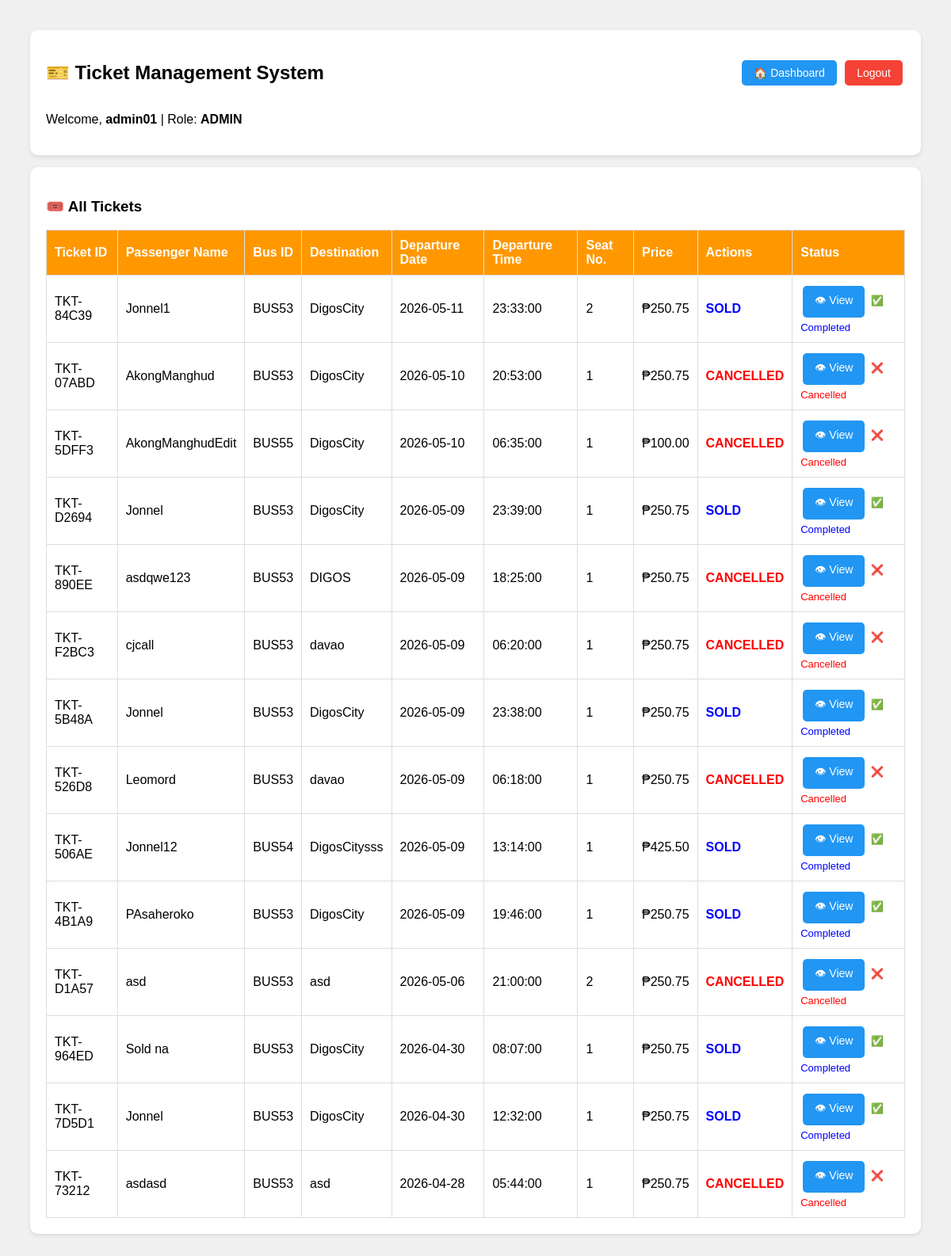
Page /bus_management/tickets.php (signed in) on the committed database.
### tables this page shows
CREATE TABLE `tickets` (
  `TicketID` varchar(10) NOT NULL,
  `PassengerName` varchar(100) NOT NULL,
  `BusID` varchar(10) DEFAULT NULL,
  `Destination` varchar(50) NOT NULL,
  `DepartureDate` date NOT NULL,
  `DepartureTime` time NOT NULL,
  `SeatNumber` int(11) NOT NULL,
  `Price` decimal(10,2) NOT NULL,
  `Status` enum('BOOKED','CANCELLED','SOLD') DEFAULT 'BOOKED',
  `UserID` int(11) DEFAULT NULL
);

### bus_management/tickets.php (the view, shortened to what this page needs)
<?php
require 'config.php';
mysqli_query($conn, "
    UPDATE Tickets
    SET Status = 'SOLD'
    WHERE Status = 'BOOKED'
    AND CONCAT(DepartureDate, ' ', DepartureTime) < NOW()
");
?>
<!DOCTYPE html>
<html>
<head>
</head>
<body>
<div class="card">
    <div class="header-bar">
        <h2>🎫 Ticket Management System</h2>
        <div>
            <a href="<?php echo $_SESSION['role']; ?>_dashboard.php" class="btn btn-blue">🏠 Dashboard</a>
            <a href="logout.php" class="btn btn-red">Logout</a>
        </div>
    </div>
    <p>Welcome, <strong><?php echo $_SESSION['username']; ?></strong> | Role: <strong><?php echo strtoupper($_SESSION['role']); ?></strong></p>
</div>
<div class="card">
    <h3>🎟️ <?php echo $_SESSION['role'] == 'admin' ? 'All Tickets' : 'My Tickets'; ?></h3>
    <?php
    if ($_SESSION['role'] == 'admin') {
        $result = mysqli_query($conn, "SELECT * FROM Tickets ORDER BY DepartureDate DESC");
    } else {
        $uid = $_SESSION['user_id'];
        $stmt = mysqli_prepare($conn, "SELECT * FROM Tickets WHERE UserID = ? ORDER BY DepartureDate DESC");
        mysqli_stmt_bind_param($stmt, "i", $uid);
        mysqli_stmt_execute($stmt);
        $result = mysqli_stmt_get_result($stmt);
    }
    if (mysqli_num_rows($result) == 0) {
        echo "<p style='color:gray;'>No tickets found.</p>";
    } else {
    ?>
    <table>
        <tr>
            <th>Ticket ID</th>
            <th>Passenger Name</th>
            <th>Bus ID</th>
            <th>Destination</th>
            <th>Departure Date</th>
            <th>Departure Time</th>
            <th>Seat No.</th>
            <th>Price</th>
            <th>Actions</th>
            <th>Status</th>
        </tr>
        <?php while ($row = mysqli_fetch_assoc($result)) { ?>
        <tr>
            <td><?php echo htmlspecialchars($row['TicketID']); ?></td>
            <td><?php echo htmlspecialchars($row['PassengerName']); ?></td>
            <td><?php echo htmlspecialchars($row['BusID']); ?></td>
            <td><?php echo htmlspecialchars($row['Destination']); ?></td>
            <td><?php echo $row['DepartureDate']; ?></td>
            <td><?php echo $row['DepartureTime']; ?></td>
            <td><?php echo $row['SeatNumber']; ?></td>
            <td>₱<?php echo number_format($row['Price'], 2); ?></td>
            <td class="status-<?php echo strtolower($row['Status']); ?>">
                <?php echo $row['Status']; ?>
            </td>
            <td>
                <a href="view_ticket.php?id=<?php echo $row['TicketID']; ?>" class="btn btn-blue">👁 View</a>
                <?php if ($row['Status'] == 'BOOKED') { ?>
                    <?php if ($_SESSION['role'] == 'passenger') { ?>
                        <a href="edit_ticket.php?id=<?php echo $row['TicketID']; ?>" class="btn btn-orange">✏️ Edit</a>
                        <a href="cancel_ticket.php?id=<?php echo $row['TicketID']; ?>" class="btn btn-red" onclick="return confirm('Cancel this ticket?')">❌ Cancel</a>
                    <?php } else if ($_SESSION['role'] == 'admin') { ?>
                        <a href="cancel_ticket.php?id=<?php echo $row['TicketID']; ?>" class="btn btn-red" onclick="return confirm('Cancel this ticket?')">❌ Cancel</a>
                    <?php } ?>
                <?php } elseif ($row['Status'] == 'SOLD') { ?>
                    <span style="color:blue; font-size:13px;">✅ Completed</span>
                <?php } else { ?>
                    <span style="color:red; font-size:13px;">❌ Cancelled</span>
                <?php } ?>
            </td>
        </tr>
        <?php } ?>
    </table>
    <?php } ?>
</div>
</body>
</html>

### bus_management/tickets.php (style rules this page uses)
body { font-family: Arial; background: #f0f0f0; padding: 30px; }
.card { background: white; padding: 20px; border-radius: 10px; margin-bottom: 15px; box-shadow: 0 2px 5px rgba(0,0,0,0.1); }
table { width: 100%; border-collapse: collapse; }
th, td { border: 1px solid #ddd; padding: 10px; text-align: left; }
th { background: #FF9800; color: white; }
.btn { padding: 8px 15px; border-radius: 5px; text-decoration: none; color: white; display: inline-block; margin: 3px; cursor: pointer; border: none; font-size: 14px; }
.btn-blue { background: #2196F3; }
.btn-red { background: #f44336; }
.status-cancelled { color: red; font-weight: bold; }
.status-sold { color: blue; font-weight: bold; }
.header-bar { display: flex; justify-content: space-between; align-items: center; flex-wrap: wrap; gap: 10px; }

### rows in the picture
tickets: TicketID "TKT-84C39", PassengerName "Jonnel1", BusID "BUS53", Destination "DigosCity", DepartureDate "2026-05-11", DepartureTime "23:33:00", SeatNumber "2", Price "250.75", Status "SOLD", shows "✅ Completed"
tickets: TicketID "TKT-07ABD", PassengerName "AkongManghud", BusID "BUS53", Destination "DigosCity", DepartureDate "2026-05-10", DepartureTime "20:53:00", SeatNumber "1", Price "250.75", Status "CANCELLED", shows "❌ Cancelled"
tickets: TicketID "TKT-5DFF3", PassengerName "AkongManghudEdit", BusID "BUS55", Destination "DigosCity", DepartureDate "2026-05-10", DepartureTime "06:35:00", SeatNumber "1", Price "100.00", Status "CANCELLED", shows "❌ Cancelled"
tickets: TicketID "TKT-D2694", PassengerName "Jonnel", BusID "BUS53", Destination "DigosCity", DepartureDate "2026-05-09", DepartureTime "23:39:00", SeatNumber "1", Price "250.75", Status "SOLD", shows "✅ Completed"
tickets: TicketID "TKT-890EE", PassengerName "asdqwe123", BusID "BUS53", Destination "DIGOS", DepartureDate "2026-05-09", DepartureTime "18:25:00", SeatNumber "1", Price "250.75", Status "CANCELLED", shows "❌ Cancelled"
tickets: TicketID "TKT-F2BC3", PassengerName "cjcall", BusID "BUS53", Destination "davao", DepartureDate "2026-05-09", DepartureTime "06:20:00", SeatNumber "1", Price "250.75", Status "CANCELLED", shows "❌ Cancelled"
tickets: TicketID "TKT-5B48A", PassengerName "Jonnel", BusID "BUS53", Destination "DigosCity", DepartureDate "2026-05-09", DepartureTime "23:38:00", SeatNumber "1", Price "250.75", Status "SOLD", shows "✅ Completed"
tickets: TicketID "TKT-526D8", PassengerName "Leomord", BusID "BUS53", Destination "davao", DepartureDate "2026-05-09", DepartureTime "06:18:00", SeatNumber "1", Price "250.75", Status "CANCELLED", shows "❌ Cancelled"
tickets: TicketID "TKT-506AE", PassengerName "Jonnel12", BusID "BUS54", Destination "DigosCitysss", DepartureDate "2026-05-09", DepartureTime "13:14:00", SeatNumber "1", Price "425.50", Status "SOLD", shows "✅ Completed"
tickets: TicketID "TKT-4B1A9", PassengerName "PAsaheroko", BusID "BUS53", Destination "DigosCity", DepartureDate "2026-05-09", DepartureTime "19:46:00", SeatNumber "1", Price "250.75", Status "SOLD", shows "✅ Completed"
tickets: TicketID "TKT-D1A57", PassengerName "asd", BusID "BUS53", Destination "asd", DepartureDate "2026-05-06", DepartureTime "21:00:00", SeatNumber "2", Price "250.75", Status "CANCELLED", shows "❌ Cancelled"
tickets: TicketID "TKT-964ED", PassengerName "Sold na", BusID "BUS53", Destination "DigosCity", DepartureDate "2026-04-30", DepartureTime "08:07:00", SeatNumber "1", Price "250.75", Status "SOLD", shows "✅ Completed"
tickets: TicketID "TKT-7D5D1", PassengerName "Jonnel", BusID "BUS53", Destination "DigosCity", DepartureDate "2026-04-30", DepartureTime "12:32:00", SeatNumber "1", Price "250.75", Status "SOLD", shows "✅ Completed"
tickets: TicketID "TKT-73212", PassengerName "asdasd", BusID "BUS53", Destination "asd", DepartureDate "2026-04-28", DepartureTime "05:44:00", SeatNumber "1", Price "250.75", Status "CANCELLED", shows "❌ Cancelled"

### other values in the picture
$_SESSION['username'] "admin01"
$_SESSION['role'] "ADMIN"
